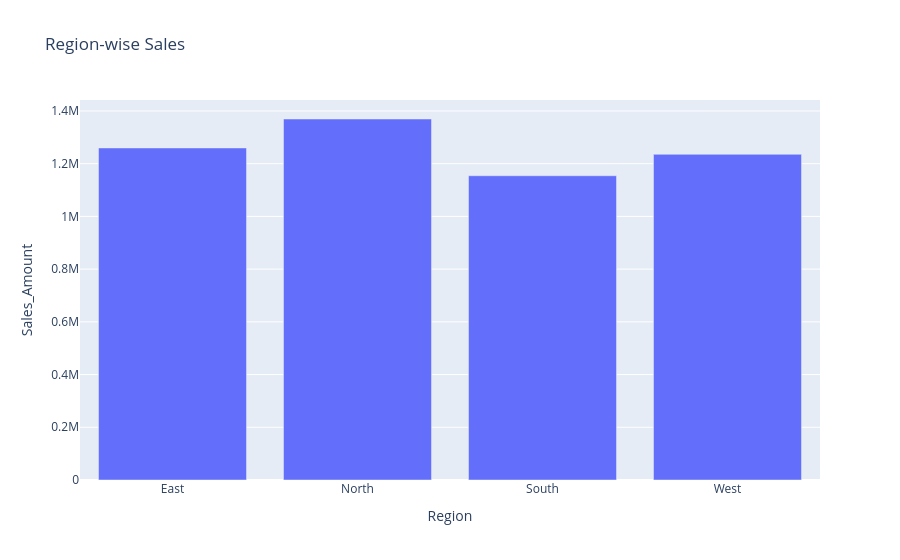

The code cell stored with this chart in its notebook:
### Code cell
region_sales=df.groupby("Region",as_index=False)["Sales_Amount"].sum()

fig=px.bar(region_sales,
           x="Region",
           y="Sales_Amount",
           title="Region-wise Sales")

fig.show()

### Figure 1 — Plotly figure (JSON) as saved in the notebook; plotly's stock layout.template omitted (floating-point values rounded to 4 significant figures)
{"data": [{"hovertemplate": "Region=%{x}<br>Sales_Amount=%{y}<extra></extra>", "legendgroup": "", "marker": {"color": "#636efa", "pattern": {"shape": ""}}, "name": "", "orientation": "v", "showlegend": false, "textposition": "auto", "type": "bar", "x": ["East", "North", "South", "West"], "xaxis": "x", "y": [1260000.0, 1370000.0, 1154000.0, 1236000.0], "yaxis": "y"}], "layout": {"barmode": "relative", "legend": {"tracegroupgap": 0}, "title": {"text": "Region-wise Sales"}, "xaxis": {"anchor": "y", "domain": [0, 1], "title": {"text": "Region"}}, "yaxis": {"anchor": "x", "domain": [0, 1], "title": {"text": "Sales_Amount"}}}}
